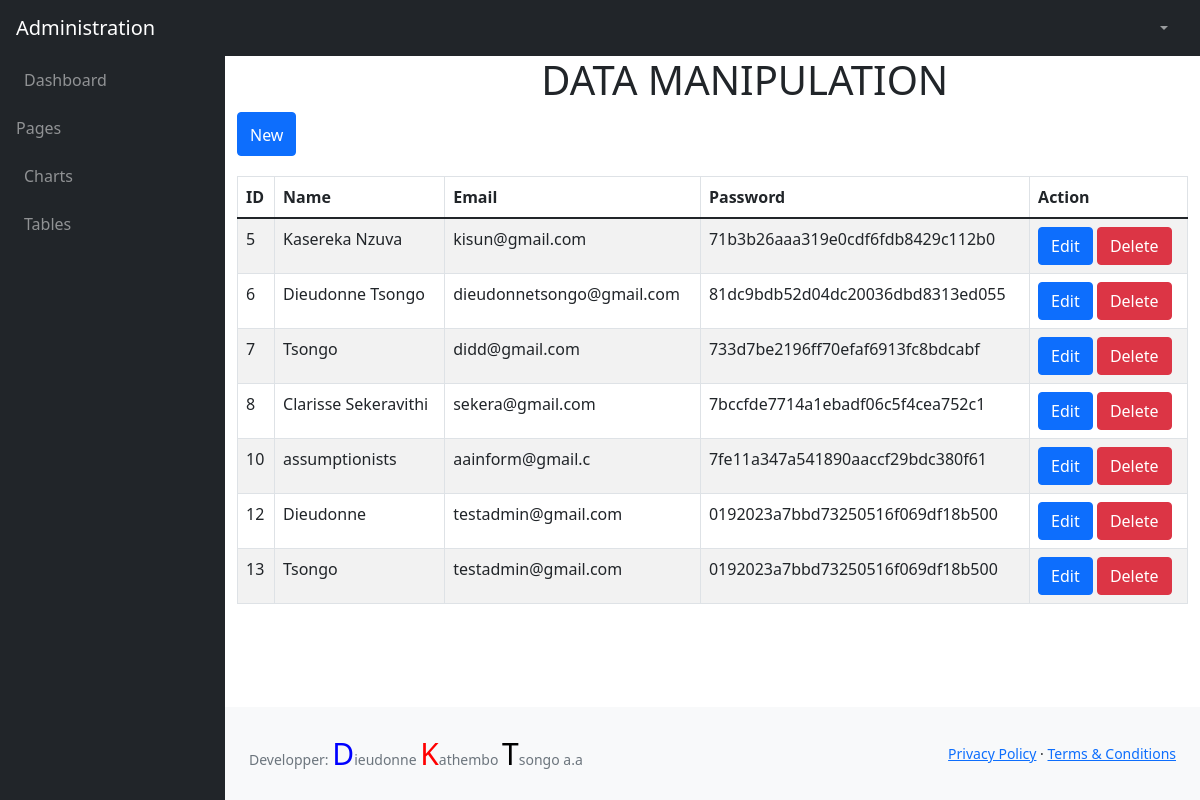
The app's page /admin/read_registration.php with its own data.
### tables this page shows
CREATE TABLE `registration` (
  `id` int(11) NOT NULL,
  `name` varchar(200) DEFAULT NULL,
  `email` varchar(255) NOT NULL,
  `password` varchar(200) DEFAULT NULL
);

### admin/read_registration.php (the view, shortened to what this page needs)
<?php include 'functions.php'; ?>
<?=template_header(''); ?>
<body>
<div class="container">
	<h1 class="page-header" style="margin-left: 32%;"> DATA MANIPULATION</h1>
	<div class="row">
		<div class="col-sm-12 col-sm-offset-2">
			<button type="button" class="btn btn-primary" data-bs-toggle="modal" data-bs-target="#create"><span class="fas fa-plus" style="font-size: 20px;"></span>New</button>
			<table class="table table-bordered table-striped" style="margin-top:20px;">
				<thead>
					<th>ID</th>
					<th>Name</th>
					<th>Email</th>
					<th>Password</th>
					<th>Action</th>
				</thead>
				<tbody>
					<?php
						$database = new Connection();
    					$db = $database->open();
						try{
						    $sql = 'SELECT * FROM registration';
						    foreach ($db->query($sql) as $row) {
						    	?>
						    	<tr>
						    		<td><?php echo $row['id']; ?></td>
						    		<td><?php echo $row['name']; ?></td>
						    		<td><?php echo $row['email']; ?></td>
						    		<td><?php echo $row['password']; ?></td>
						    		<td>
						    			<button type="button" class="btn btn-primary" data-bs-toggle="modal" data-bs-target="#edit_member"><span class="fas fa-edit"></span>Edit</button>
						    			<button type="button" class="btn btn-danger" data-bs-toggle="modal" data-bs-target="#delete_<?php echo $row['id']; ?>"><span class="fas fa-trash"></span>Delete</button>
						    		</td>
						    	</tr>
						    	<?php
						    }
						}
						catch(PDOException $e){
							echo "There is some problem in connection: " . $e->getMessage();
						}
					?>
				</tbody>
			</table>
		</div>
	</div>
</div>
<?=template_footer() ?>

### records on screen
registration: id "5", name "Kasereka Nzuva", email "kisun@gmail.com", password "71b3b26aaa319e0cdf6fdb8429c112b0"
registration: id "6", name "Dieudonne Tsongo", email "dieudonnetsongo@gmail.com", password "81dc9bdb52d04dc20036dbd8313ed055"
registration: id "7", name "Tsongo", email "didd@gmail.com", password "733d7be2196ff70efaf6913fc8bdcabf"
registration: id "8", name "Clarisse Sekeravithi", email "sekera@gmail.com", password "7bccfde7714a1ebadf06c5f4cea752c1"
registration: id "10", name "assumptionists", email "aainform@gmail.c", password "7fe11a347a541890aaccf29bdc380f61"
registration: id "12", name "Dieudonne", email "testadmin@gmail.com", password "0192023a7bbd73250516f069df18b500"
registration: id "13", name "Tsongo", email "testadmin@gmail.com", password "0192023a7bbd73250516f069df18b500"
